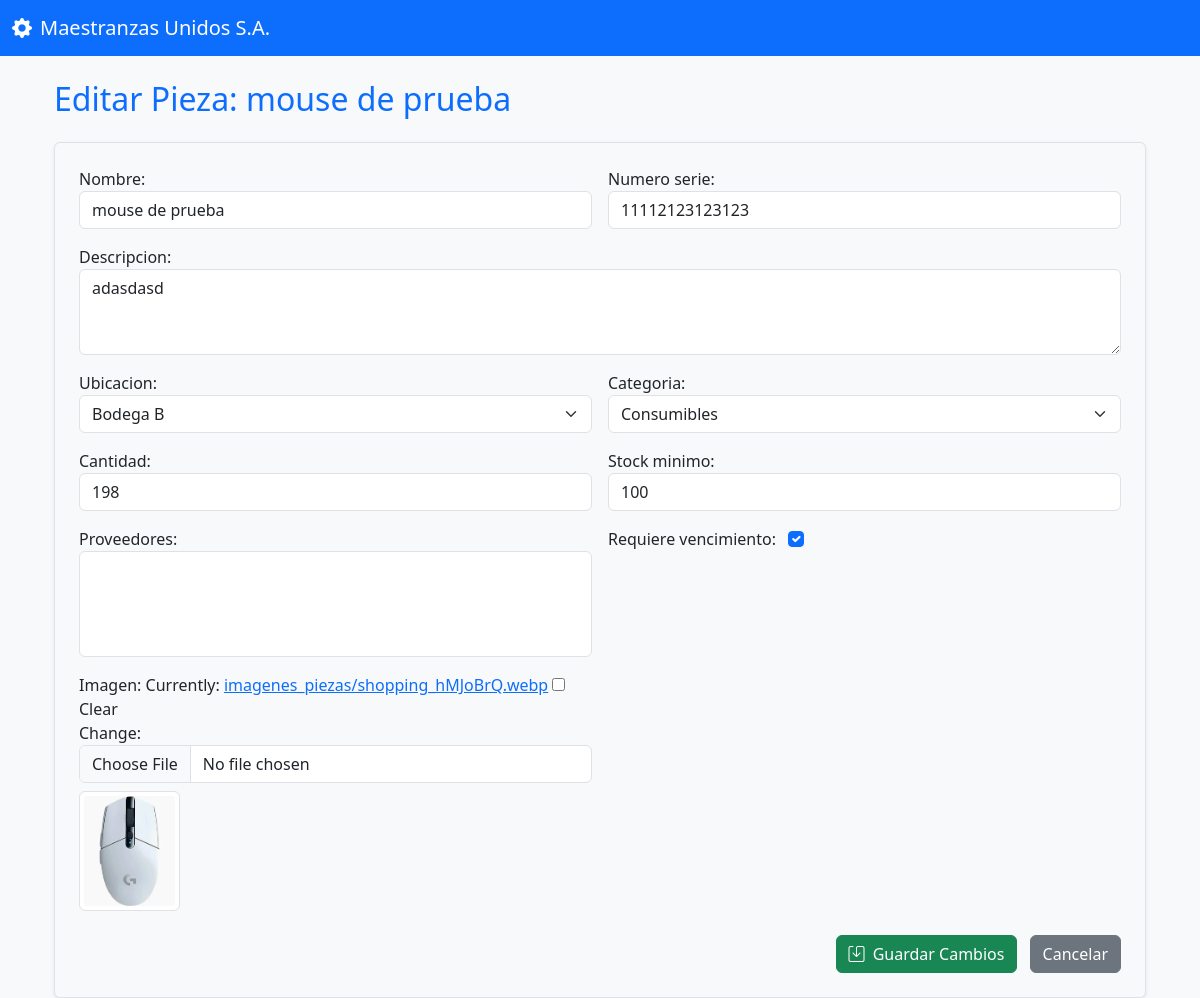
Page /pieza/9/editar/ on the committed database.
### inventario/models.py (models this page shows, shortened)
class Pieza(models.Model):
    nombre = models.CharField(max_length=100)
    descripcion = models.TextField(blank=True)
    numero_serie = models.CharField(max_length=100, unique=True)
    ubicacion = models.ForeignKey(Ubicacion, on_delete=models.SET_NULL, null=True)
    categoria = models.ForeignKey('Categoria', on_delete=models.SET_NULL, null=True, blank=True)
    proveedores = models.ManyToManyField('Proveedor', blank=True)
    cantidad = models.PositiveIntegerField(default=0)
    stock_minimo = models.PositiveIntegerField(default=1)
    requiere_vencimiento = models.BooleanField(default=False)
    fecha_vencimiento = models.DateField(null=True, blank=True)  # <- aquí
    imagen = models.ImageField(upload_to='imagenes_piezas/', null=True, blank=True)

### inventario/views.py (the view)
# urls.py: path('pieza/<int:pk>/editar/', views.editar_pieza, name='editar_pieza'),
def editar_pieza(request, pk):
    pieza = get_object_or_404(Pieza, pk=pk)
    if request.method == 'POST':
        form = PiezaForm(request.POST, request.FILES, instance=pieza)
        if form.is_valid():
            form.save()
            return redirect('pieza_detalle', pk=pieza.pk)
    else:
        form = PiezaForm(instance=pieza)
    return render(request, 'inventario/editar_pieza.html', {'form': form, 'pieza': pieza})

### inventario/models.py (called while the page is built)
    def __str__(self):
        return self.nombre

    def __str__(self):
        return self.nombre

### inventario/templates/inventario/editar_pieza.html (shortened to what this page needs)
{% extends 'authentication/base.html' %}
{% load static %}
{% load widget_tweaks %}
{% block content %}
<div class="container mt-4">
    <h2 class="mb-4 text-primary">Editar Pieza: {{ pieza.nombre }}</h2>
    <form method="post" enctype="multipart/form-data" class="border p-4 shadow-sm bg-light rounded">
        <div class="row g-3">
            <div class="col-md-6">
                {{ form.nombre.label_tag }} {{ form.nombre|add_class:"form-control" }}
            </div>
            <div class="col-md-6">
                {{ form.numero_serie.label_tag }} {{ form.numero_serie|add_class:"form-control" }}
            </div>
            <div class="col-12">
                {{ form.descripcion.label_tag }} {{ form.descripcion|add_class:"form-control" }}
            </div>
            <div class="col-md-6">
                {{ form.ubicacion.label_tag }} {{ form.ubicacion|add_class:"form-select" }}
            </div>
            <div class="col-md-6">
                {{ form.categoria.label_tag }} {{ form.categoria|add_class:"form-select" }}
            </div>
            <div class="col-md-6">
                {{ form.cantidad.label_tag }} {{ form.cantidad|add_class:"form-control" }}
            </div>
            <div class="col-md-6">
                {{ form.stock_minimo.label_tag }} {{ form.stock_minimo|add_class:"form-control" }}
            </div>
            <div class="col-md-6">
                {{ form.proveedores.label_tag }} {{ form.proveedores|add_class:"form-select" }}
            </div>
            <div class="col-md-6">
                {{ form.requiere_vencimiento.label_tag }} {{ form.requiere_vencimiento|add_class:"form-check-input ms-2" }}
            </div>
            <div class="col-md-6">
                {{ form.imagen.label_tag }} {{ form.imagen|add_class:"form-control" }}
                {% if pieza.imagen %}
                    <div class="mt-2">
                        <img src="{{ pieza.imagen.url }}" class="img-thumbnail" style="max-height: 120px;">
                    </div>
                {% endif %}
            </div>
        </div>
        <div class="mt-4 text-end">
            <button type="submit" class="btn btn-success">
                <i class="bi bi-save me-1"></i> Guardar Cambios
            </button>
            <a href="{% url 'pieza_detalle' pieza.id %}" class="btn btn-secondary ms-2">Cancelar</a>
        </div>
    </form>
</div>
{% endblock %}

### rows in the picture
Pieza: nombre "mouse de prueba", numero_serie "11112123123123", descripcion "adasdasd", ubicacion "Bodega B", categoria "Consumibles", cantidad "198", stock_minimo "100", requiere_vencimiento "☑", imagen (picture)
